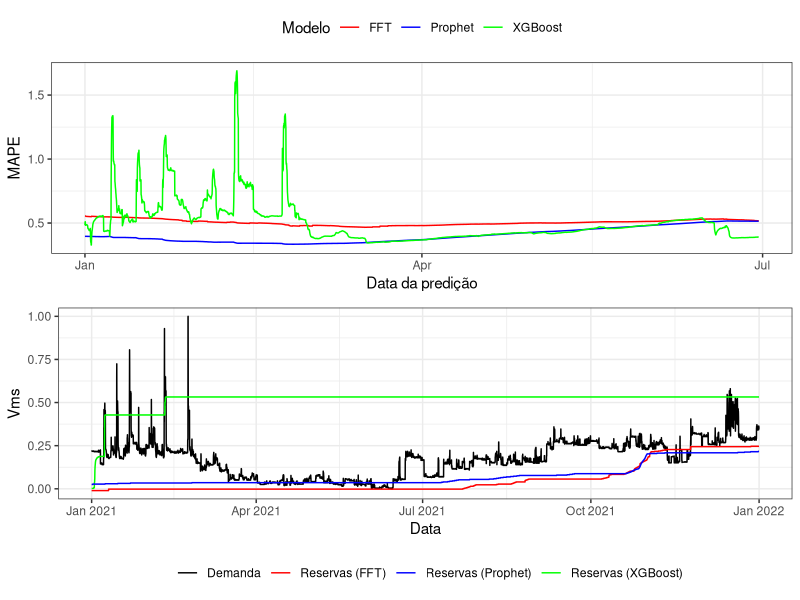

Source code (R):
library(gridExtra)
library(tidyverse)

data <- read_csv("data/alocacao_norm.csv") 
metrics <- read_csv("data/mape_alocacao.csv")

aloc <- data %>%
  ggplot(aes(x = start_date, y = num_instances, color = "Demanda")) +
  geom_line() +
  geom_line(aes(y = xgb, color = "Reservas (XGBoost)")) +
  geom_line(aes(y = fft, color = "Reservas (FFT)")) +
  geom_line(aes(y = prophet, color = "Reservas (Prophet)")) +
  labs(y = "Vms", x = "Data", color = "") +
  scale_color_manual(values = c("Demanda" = "black", "Reservas (XGBoost)" = "green", "Reservas (FFT)" = "red", "Reservas (Prophet)" = "blue"))+
  theme_bw() + 
  theme(legend.position = "bottom")

mape <- metrics %>% ggplot() +
  geom_line(mapping = aes(x = id, y = fft, color = "FFT")) +
  geom_line(mapping = aes(x = id, y = prophet, color = "Prophet")) +
  geom_line(mapping = aes(x = id, y = xgboost, color = "XGBoost")) +
  scale_color_manual(values = c("FFT"= "red", "Prophet" = "blue", "XGBoost" = "green")) + 
  labs(x = "Data da predição", y = "MAPE", color = "Modelo") + theme_bw() + theme(legend.position = "top")

grid.arrange(mape, aloc, ncol= 1)
